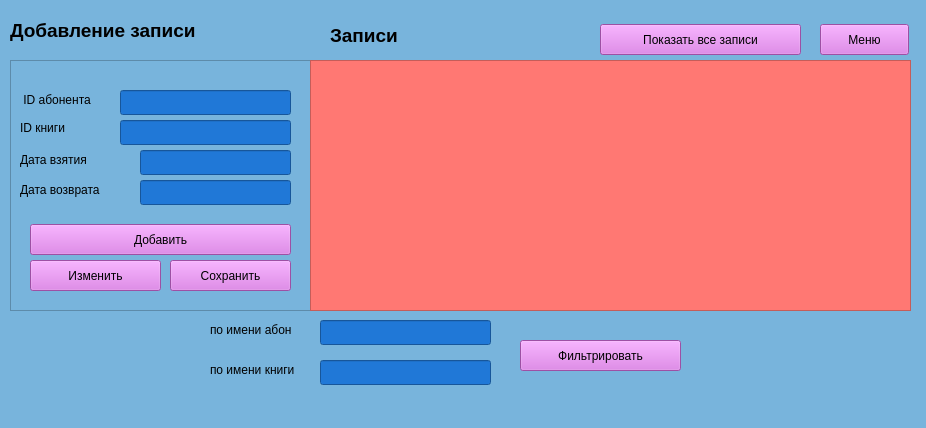
<?xml version="1.0" encoding="UTF-8"?>
<ui version="4.0">
 <class>order</class>
 <widget class="QMainWindow" name="order">
  <property name="geometry">
   <rect>
    <x>0</x>
    <y>0</y>
    <width>926</width>
    <height>428</height>
   </rect>
  </property>
  <property name="windowTitle">
   <string>Запись</string>
  </property>
  <property name="styleSheet">
   <string notr="true">background-color: rgb(120, 180,220);
</string>
  </property>
  <widget class="QWidget" name="centralwidget">
   <widget class="QPushButton" name="btnSelectAll">
    <property name="geometry">
     <rect>
      <x>600</x>
      <y>24</y>
      <width>201</width>
      <height>31</height>
     </rect>
    </property>
    <property name="styleSheet">
     <string notr="true">background-color: rgb(220, 112,230);
</string>
    </property>
    <property name="text">
     <string>Показать все записи</string>
    </property>
   </widget>
   <widget class="QLabel" name="lbID_3">
    <property name="geometry">
     <rect>
      <x>10</x>
      <y>10</y>
      <width>201</width>
      <height>41</height>
     </rect>
    </property>
    <property name="font">
     <font>
      <pointsize>20</pointsize>
      <weight>75</weight>
      <bold>true</bold>
     </font>
    </property>
    <property name="text">
     <string>&lt;html&gt;&lt;head/&gt;&lt;body&gt;&lt;p&gt;&lt;span style=&quot; font-size:14pt;&quot;&gt;Добавление записи&lt;/span&gt;&lt;/p&gt;&lt;/body&gt;&lt;/html&gt;</string>
    </property>
   </widget>
   <widget class="QTableWidget" name="twp">
    <property name="geometry">
     <rect>
      <x>310</x>
      <y>60</y>
      <width>601</width>
      <height>251</height>
     </rect>
    </property>
    <property name="styleSheet">
     <string notr="true">background-color: rgb(255,120, 115);
</string>
    </property>
   </widget>
   <widget class="QFrame" name="frame">
    <property name="geometry">
     <rect>
      <x>10</x>
      <y>60</y>
      <width>301</width>
      <height>251</height>
     </rect>
    </property>
    <property name="sizePolicy">
     <sizepolicy hsizetype="Minimum" vsizetype="Preferred">
      <horstretch>0</horstretch>
      <verstretch>0</verstretch>
     </sizepolicy>
    </property>
    <property name="frameShape">
     <enum>QFrame::StyledPanel</enum>
    </property>
    <property name="frameShadow">
     <enum>QFrame::Plain</enum>
    </property>
    <widget class="QPushButton" name="btnOrder">
     <property name="geometry">
      <rect>
       <x>20</x>
       <y>164</y>
       <width>261</width>
       <height>31</height>
      </rect>
     </property>
     <property name="styleSheet">
      <string notr="true">background-color: rgb(220, 112,230);
</string>
     </property>
     <property name="text">
      <string>Добавить</string>
     </property>
    </widget>
    <widget class="QLineEdit" name="leTak">
     <property name="geometry">
      <rect>
       <x>130</x>
       <y>90</y>
       <width>151</width>
       <height>25</height>
      </rect>
     </property>
     <property name="styleSheet">
      <string notr="true">background-color: rgb(32,120, 215);
</string>
     </property>
    </widget>
    <widget class="QLabel" name="lbPhone_2">
     <property name="geometry">
      <rect>
       <x>10</x>
       <y>90</y>
       <width>91</width>
       <height>21</height>
      </rect>
     </property>
     <property name="text">
      <string>&lt;html&gt;&lt;head/&gt;&lt;body&gt;&lt;p&gt;Дата взятия&lt;/p&gt;&lt;/body&gt;&lt;/html&gt;</string>
     </property>
    </widget>
    <widget class="QLineEdit" name="leBo">
     <property name="geometry">
      <rect>
       <x>110</x>
       <y>60</y>
       <width>171</width>
       <height>25</height>
      </rect>
     </property>
     <property name="styleSheet">
      <string notr="true">background-color: rgb(32,120, 215);
</string>
     </property>
    </widget>
    <widget class="QLabel" name="lbPhone">
     <property name="geometry">
      <rect>
       <x>10</x>
       <y>60</y>
       <width>67</width>
       <height>17</height>
      </rect>
     </property>
     <property name="text">
      <string>&lt;html&gt;&lt;head/&gt;&lt;body&gt;&lt;p&gt;ID книги&lt;/p&gt;&lt;/body&gt;&lt;/html&gt;</string>
     </property>
    </widget>
    <widget class="QPushButton" name="btnEdit_1">
     <property name="geometry">
      <rect>
       <x>20</x>
       <y>200</y>
       <width>131</width>
       <height>31</height>
      </rect>
     </property>
     <property name="styleSheet">
      <string notr="true">background-color: rgb(220, 112,230);
</string>
     </property>
     <property name="text">
      <string>Изменить</string>
     </property>
    </widget>
    <widget class="QLabel" name="lbID">
     <property name="geometry">
      <rect>
       <x>10</x>
       <y>30</y>
       <width>91</width>
       <height>20</height>
      </rect>
     </property>
     <property name="text">
      <string> ID абонента</string>
     </property>
    </widget>
    <widget class="QLineEdit" name="leAb">
     <property name="geometry">
      <rect>
       <x>110</x>
       <y>30</y>
       <width>171</width>
       <height>25</height>
      </rect>
     </property>
     <property name="styleSheet">
      <string notr="true">background-color: rgb(32,120, 215);
</string>
     </property>
     <property name="readOnly">
      <bool>false</bool>
     </property>
    </widget>
    <widget class="QLineEdit" name="leRet">
     <property name="geometry">
      <rect>
       <x>130</x>
       <y>120</y>
       <width>151</width>
       <height>25</height>
      </rect>
     </property>
     <property name="styleSheet">
      <string notr="true">background-color: rgb(32,120, 215);
</string>
     </property>
    </widget>
    <widget class="QLabel" name="lbPhone_3">
     <property name="geometry">
      <rect>
       <x>10</x>
       <y>120</y>
       <width>111</width>
       <height>21</height>
      </rect>
     </property>
     <property name="text">
      <string>&lt;html&gt;&lt;head/&gt;&lt;body&gt;&lt;p&gt;Дата возврата&lt;/p&gt;&lt;/body&gt;&lt;/html&gt;</string>
     </property>
    </widget>
    <widget class="QPushButton" name="btnEdit">
     <property name="geometry">
      <rect>
       <x>160</x>
       <y>200</y>
       <width>121</width>
       <height>31</height>
      </rect>
     </property>
     <property name="styleSheet">
      <string notr="true">background-color: rgb(220, 112,230);
</string>
     </property>
     <property name="text">
      <string>Сохранить</string>
     </property>
    </widget>
   </widget>
   <widget class="QTextEdit" name="teResult">
    <property name="geometry">
     <rect>
      <x>1060</x>
      <y>230</y>
      <width>20</width>
      <height>20</height>
     </rect>
    </property>
    <property name="readOnly">
     <bool>true</bool>
    </property>
   </widget>
   <widget class="QPushButton" name="btnMenu">
    <property name="geometry">
     <rect>
      <x>820</x>
      <y>24</y>
      <width>89</width>
      <height>31</height>
     </rect>
    </property>
    <property name="styleSheet">
     <string notr="true">background-color: rgb(220, 112,230);
</string>
    </property>
    <property name="text">
     <string>Меню</string>
    </property>
   </widget>
   <widget class="QLabel" name="lbID_2">
    <property name="geometry">
     <rect>
      <x>330</x>
      <y>10</y>
      <width>541</width>
      <height>51</height>
     </rect>
    </property>
    <property name="font">
     <font>
      <pointsize>20</pointsize>
      <weight>75</weight>
      <bold>true</bold>
     </font>
    </property>
    <property name="text">
     <string>&lt;html&gt;&lt;head/&gt;&lt;body&gt;&lt;p&gt;&lt;span style=&quot; font-size:14pt;&quot;&gt;Записи&lt;/span&gt;&lt;/p&gt;&lt;/body&gt;&lt;/html&gt;</string>
    </property>
   </widget>
   <widget class="QLineEdit" name="leYea_2">
    <property name="geometry">
     <rect>
      <x>430</x>
      <y>210</y>
      <width>161</width>
      <height>25</height>
     </rect>
    </property>
   </widget>
   <widget class="QLineEdit" name="abonentName">
    <property name="geometry">
     <rect>
      <x>320</x>
      <y>320</y>
      <width>171</width>
      <height>25</height>
     </rect>
    </property>
    <property name="styleSheet">
     <string notr="true">background-color: rgb(32,120, 215);
</string>
    </property>
    <property name="readOnly">
     <bool>false</bool>
    </property>
   </widget>
   <widget class="QLineEdit" name="bookName">
    <property name="geometry">
     <rect>
      <x>320</x>
      <y>360</y>
      <width>171</width>
      <height>25</height>
     </rect>
    </property>
    <property name="styleSheet">
     <string notr="true">background-color: rgb(32,120, 215);
</string>
    </property>
    <property name="readOnly">
     <bool>false</bool>
    </property>
   </widget>
   <widget class="QPushButton" name="recordFilterBtn">
    <property name="geometry">
     <rect>
      <x>520</x>
      <y>340</y>
      <width>161</width>
      <height>31</height>
     </rect>
    </property>
    <property name="styleSheet">
     <string notr="true">background-color: rgb(220, 112,230);
</string>
    </property>
    <property name="text">
     <string>Фильтрировать</string>
    </property>
   </widget>
   <widget class="QLabel" name="label">
    <property name="geometry">
     <rect>
      <x>210</x>
      <y>320</y>
      <width>91</width>
      <height>20</height>
     </rect>
    </property>
    <property name="text">
     <string>по имени абон</string>
    </property>
   </widget>
   <widget class="QLabel" name="label_2">
    <property name="geometry">
     <rect>
      <x>210</x>
      <y>360</y>
      <width>101</width>
      <height>20</height>
     </rect>
    </property>
    <property name="text">
     <string>по имени книги</string>
    </property>
   </widget>
   <zorder>leYea_2</zorder>
   <zorder>lbID_2</zorder>
   <zorder>frame</zorder>
   <zorder>teResult</zorder>
   <zorder>btnSelectAll</zorder>
   <zorder>lbID_3</zorder>
   <zorder>twp</zorder>
   <zorder>btnMenu</zorder>
   <zorder>abonentName</zorder>
   <zorder>bookName</zorder>
   <zorder>recordFilterBtn</zorder>
   <zorder>label</zorder>
   <zorder>label_2</zorder>
  </widget>
  <widget class="QMenuBar" name="menubar">
   <property name="geometry">
    <rect>
     <x>0</x>
     <y>0</y>
     <width>926</width>
     <height>22</height>
    </rect>
   </property>
  </widget>
  <widget class="QStatusBar" name="statusbar"/>
 </widget>
 <resources/>
 <connections/>
</ui>
